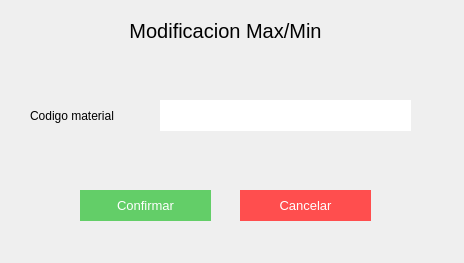
<?xml version="1.0" encoding="UTF-8"?>
<ui version="4.0">
 <class>Form</class>
 <widget class="QWidget" name="Form">
  <property name="geometry">
   <rect>
    <x>0</x>
    <y>0</y>
    <width>464</width>
    <height>263</height>
   </rect>
  </property>
  <property name="windowTitle">
   <string>Form</string>
  </property>
  <widget class="QLabel" name="label_2">
   <property name="geometry">
    <rect>
     <x>-190</x>
     <y>10</y>
     <width>831</width>
     <height>41</height>
    </rect>
   </property>
   <property name="styleSheet">
    <string notr="true">font-size:20px;
</string>
   </property>
   <property name="text">
    <string>Modificacion Max/Min</string>
   </property>
   <property name="alignment">
    <set>Qt::AlignCenter</set>
   </property>
  </widget>
  <widget class="QLineEdit" name="ma_input_1">
   <property name="geometry">
    <rect>
     <x>160</x>
     <y>100</y>
     <width>251</width>
     <height>31</height>
    </rect>
   </property>
   <property name="styleSheet">
    <string notr="true">border:none;
background-color: rgb(255, 255, 255);
font: 11pt &quot;MS Shell Dlg 2&quot;;</string>
   </property>
   <property name="text">
    <string/>
   </property>
  </widget>
  <widget class="QLabel" name="label">
   <property name="geometry">
    <rect>
     <x>30</x>
     <y>100</y>
     <width>101</width>
     <height>31</height>
    </rect>
   </property>
   <property name="styleSheet">
    <string notr="true">font: 11pt &quot;MS Shell Dlg 2&quot;;
text-align:center;</string>
   </property>
   <property name="text">
    <string>Codigo material</string>
   </property>
  </widget>
  <widget class="QPushButton" name="ma_btn_confirmar">
   <property name="geometry">
    <rect>
     <x>80</x>
     <y>190</y>
     <width>131</width>
     <height>31</height>
    </rect>
   </property>
   <property name="styleSheet">
    <string notr="true">background-color: rgb(99, 206, 104);
color:white;
font-size:10pt;
border:none;</string>
   </property>
   <property name="text">
    <string>Confirmar</string>
   </property>
  </widget>
  <widget class="QPushButton" name="ma_btn_cancelar">
   <property name="geometry">
    <rect>
     <x>240</x>
     <y>190</y>
     <width>131</width>
     <height>31</height>
    </rect>
   </property>
   <property name="styleSheet">
    <string notr="true">color:white;
font-size:10pt;
border:none;
background-color:#ff4e4e;</string>
   </property>
   <property name="text">
    <string>Cancelar</string>
   </property>
  </widget>
 </widget>
 <resources/>
 <connections/>
</ui>
